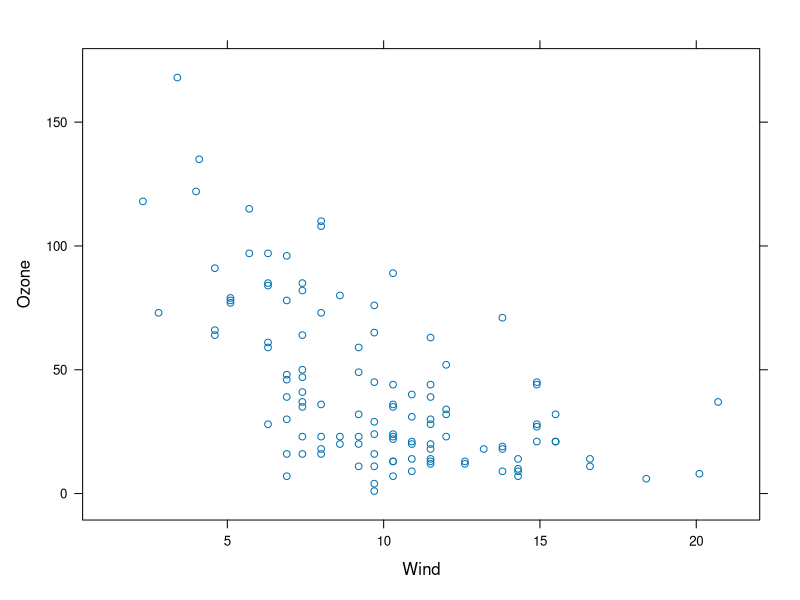
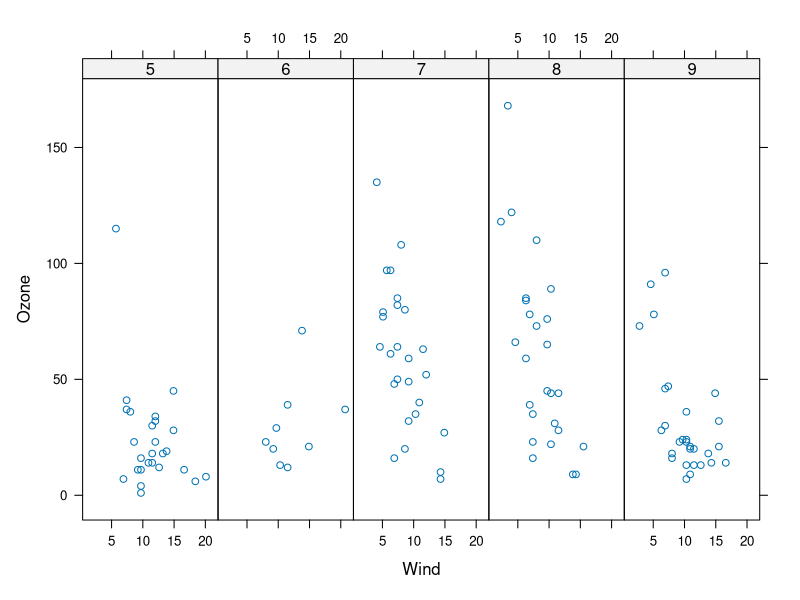
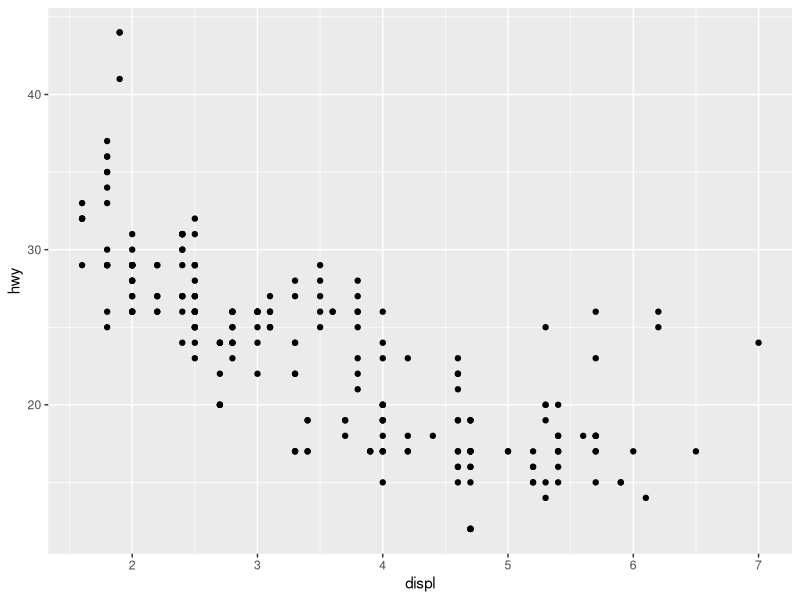
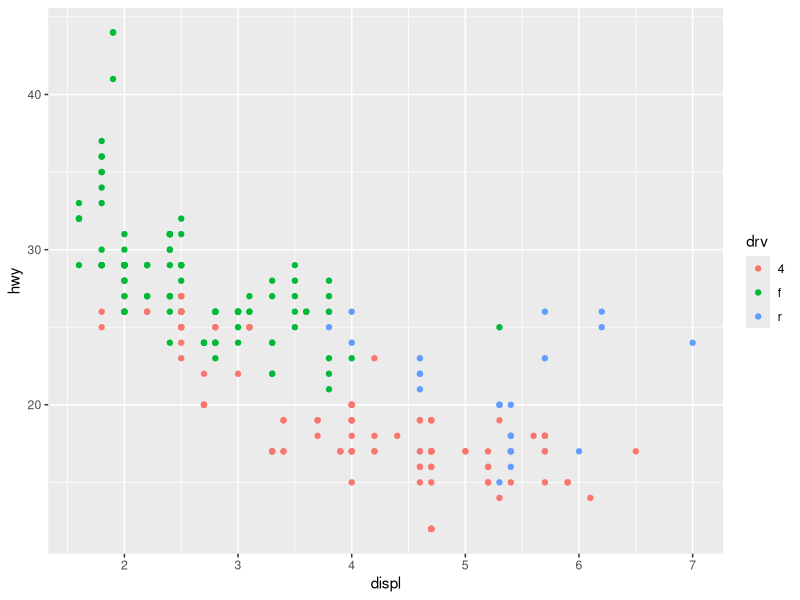
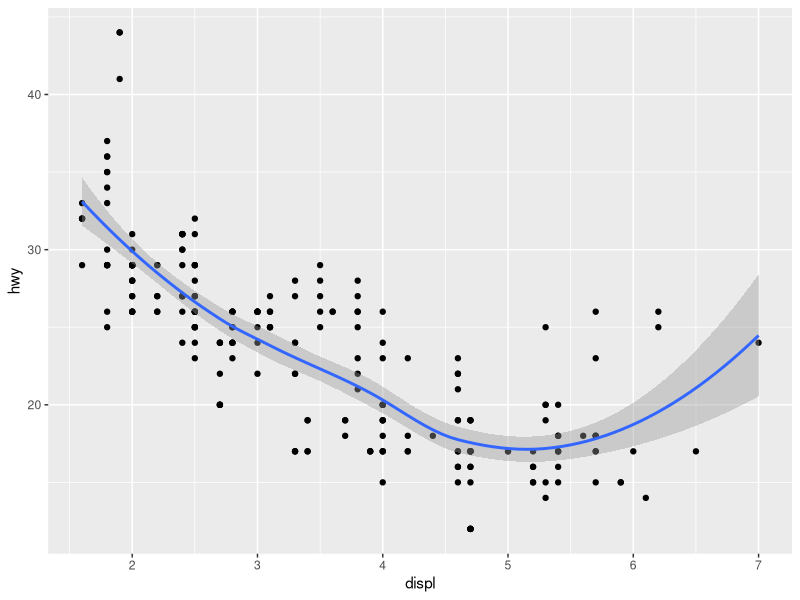
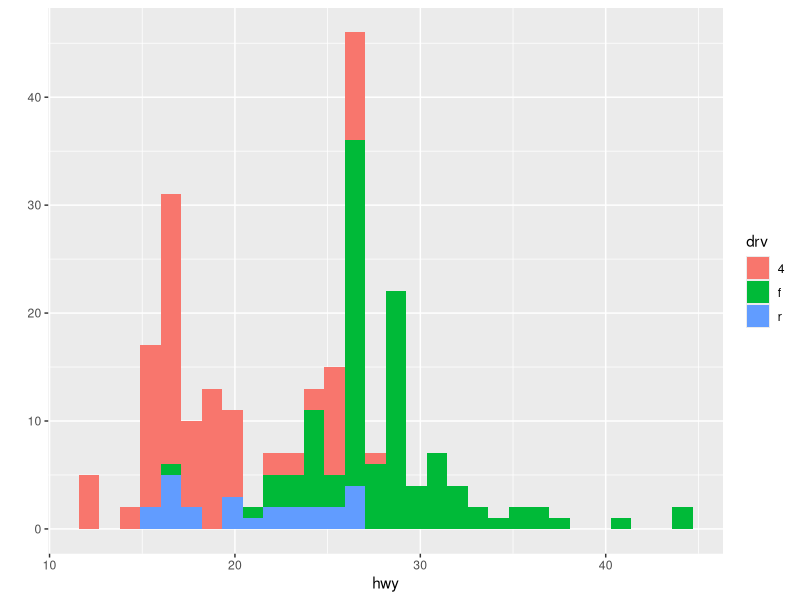
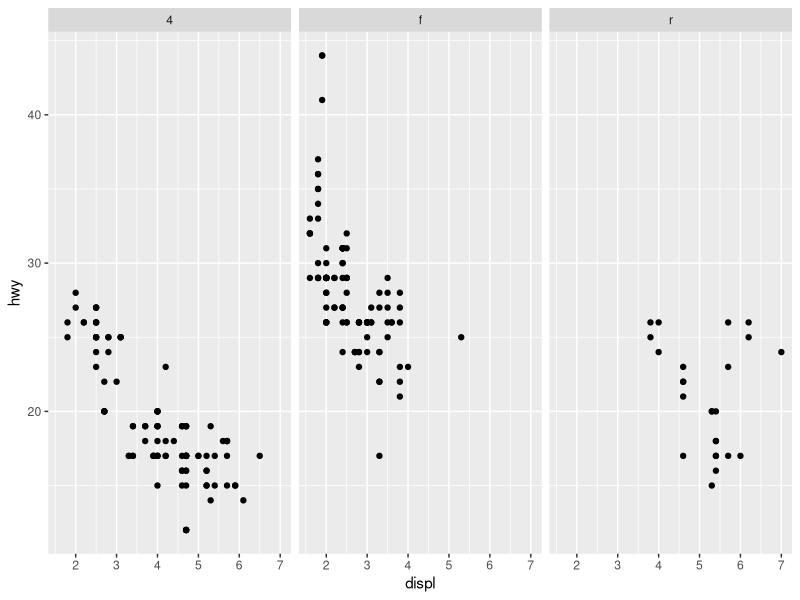
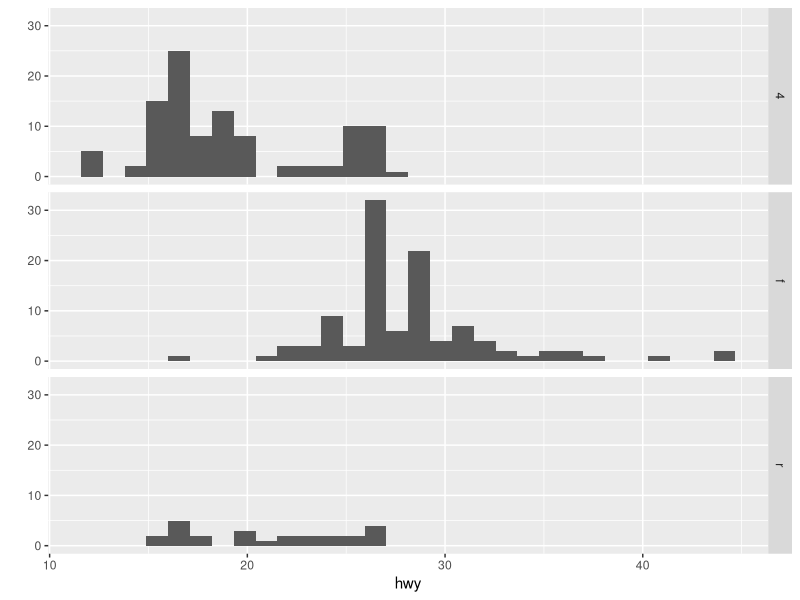

Write the R code that produced these figures, in order.
## ---- chunk 1

library(tidyverse)
library(lattice)
knitr::opts_chunk$set(echo = TRUE, cache = TRUE)
## ---- chunk 2
library(datasets)

xyplot(Ozone ~ Wind, data = airquality)
## ---- chunk 3

airquality <- transform(airquality, Month = factor(Month))

xyplot(Ozone ~ Wind | Month, data = airquality, layout = c(5, 1))
## ---- chunk 4
library(ggplot2)

qplot(displ, hwy, data = mpg)

# then you can change the color:
qplot(displ, hwy, data = mpg, color = drv)

# Add geoms, one at a time. When setting arg explicitly, you need to specify
# each and every one of them, including those that would have been default.
qplot(displ, hwy, data = mpg, geom = c("point", "smooth"))
## ---- chunk 5

qplot(hwy, data = mpg, fill = drv)
## ---- chunk 6

qplot(displ, hwy, data = mpg, facets = . ~ drv)


qplot(hwy, data = mpg, facets = drv ~ .)

